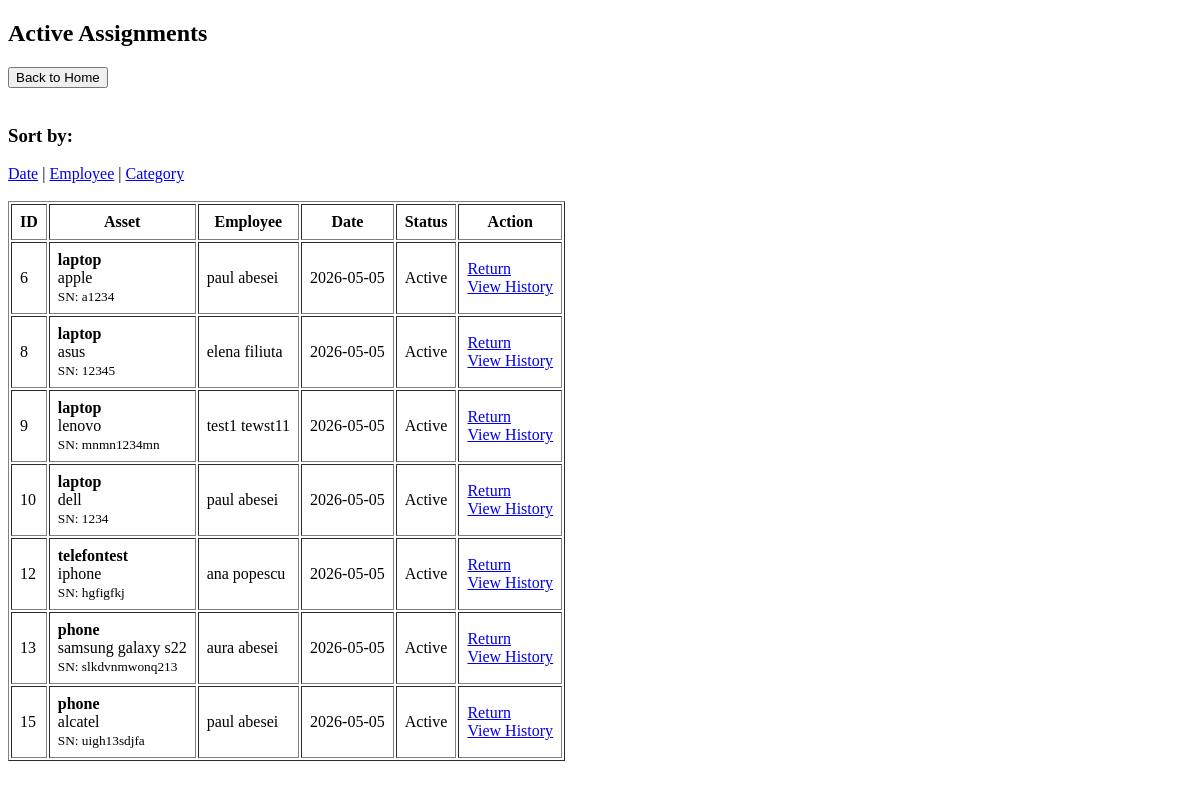
/assignments, run on an earlier commit of the app's database.
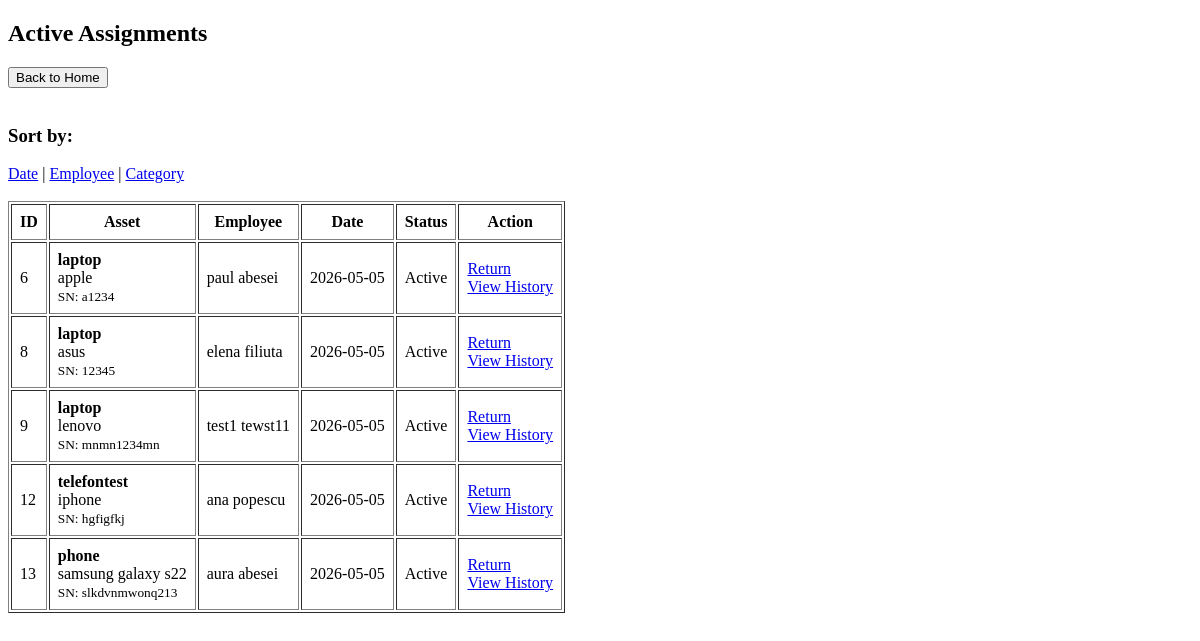
And on a later commit of the database.
### tables this page shows
CREATE TABLE assignments (
        id INTEGER PRIMARY KEY AUTOINCREMENT,
        asset_id INTEGER NOT NULL,
        employee_id INTEGER NOT NULL,
        assigned_date TEXT NOT NULL,
        returned_date TEXT,
        status TEXT NOT NULL DEFAULT 'Active',

        FOREIGN KEY (asset_id) REFERENCES assets(id),
        FOREIGN KEY (employee_id) REFERENCES employees(id)
    );

CREATE TABLE assets (
        id INTEGER PRIMARY KEY AUTOINCREMENT,
        category TEXT,
        brand TEXT,
        serial_number TEXT UNIQUE,
        status TEXT NOT NULL DEFAULT 'Available',
        purchase_date TEXT
    );

CREATE TABLE employees (
        id INTEGER PRIMARY KEY AUTOINCREMENT,
        first_name TEXT NOT NULL,
        last_name TEXT NOT NULL,
        department TEXT
    );

### routes/assignments.py (the view)
    @app.route("/assignments")
    def list_assignments():
        sort_by = request.args.get("sort", "assigned_date")
        data = get_active_assignments(sort_by)
        return render_template("assignments/list.html",assignments=data)

### templates/assignments/list.html (shortened to what this page needs)
<!DOCTYPE html>
<html>
<head>
</head>
<body>
<h2>Active Assignments</h2>
<button onclick="window.location.href='/'">Back to Home</button>
<br><br>
<h3>Sort by:</h3>
<a href="/assignments?sort=date">Date</a> |
<a href="/assignments?sort=name">Employee</a> |
<a href="/assignments?sort=category">Category</a>
<br><br>
<table border="1" cellpadding="8">
    <tr>
        <th>ID</th>
        <th>Asset</th>
        <th>Employee</th>
        <th>Date</th>
        <th>Status</th>
        <th>Action</th>
    </tr>
    {% for row in assignments %}
    <tr>
        <td>{{ row["assignment_id"] }}</td>
        <td>
            <b>{{ row["category"] }}</b><br>
            {{ row["brand"] }}<br>
            <small>SN: {{ row["serial_number"] }}</small>
        </td>
        <td>{{ row["first_name"] }} {{ row["last_name"] }}</td>
        <td>{{ row["assigned_date"] }}</td>
        <td>{{ row["status"] }}</td>
        <td>
            <a href="/return/{{ row['assignment_id'] }}">Return</a>
            <br>
            <a href="/asset/{{ row['asset_id'] }}">View History</a>
        </td>
    </tr>
    {% endfor %}
</table>
</body>
</html>

What changed in the data, as far as the page shows it:
no longer on this page (row edited): assignments: assignment_id "10", category "laptop", brand "dell", serial_number "1234", first_name "paul", last_name "abesei", assigned_date "2026-05-05", status "Active"
no longer on this page (row edited): assignments: assignment_id "15", category "phone", brand "alcatel", serial_number "uigh13sdjfa", first_name "paul", last_name "abesei", assigned_date "2026-05-05", status "Active"
